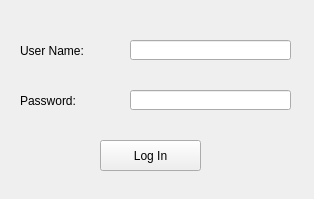
<?xml version="1.0" encoding="UTF-8"?>
<ui version="4.0">
 <class>login</class>
 <widget class="QWidget" name="login">
  <property name="geometry">
   <rect>
    <x>0</x>
    <y>0</y>
    <width>314</width>
    <height>199</height>
   </rect>
  </property>
  <property name="sizePolicy">
   <sizepolicy hsizetype="Fixed" vsizetype="Fixed">
    <horstretch>0</horstretch>
    <verstretch>0</verstretch>
   </sizepolicy>
  </property>
  <property name="windowTitle">
   <string>Login</string>
  </property>
  <widget class="QLineEdit" name="lineEditName">
   <property name="geometry">
    <rect>
     <x>130</x>
     <y>40</y>
     <width>161</width>
     <height>20</height>
    </rect>
   </property>
  </widget>
  <widget class="QPushButton" name="pushButton">
   <property name="geometry">
    <rect>
     <x>100</x>
     <y>140</y>
     <width>101</width>
     <height>31</height>
    </rect>
   </property>
   <property name="text">
    <string>Log In</string>
   </property>
  </widget>
  <widget class="QLineEdit" name="lineEditPwd">
   <property name="geometry">
    <rect>
     <x>130</x>
     <y>90</y>
     <width>161</width>
     <height>20</height>
    </rect>
   </property>
  </widget>
  <widget class="QLabel" name="label">
   <property name="geometry">
    <rect>
     <x>20</x>
     <y>40</y>
     <width>101</width>
     <height>21</height>
    </rect>
   </property>
   <property name="text">
    <string>User Name:</string>
   </property>
  </widget>
  <widget class="QLabel" name="label_2">
   <property name="geometry">
    <rect>
     <x>20</x>
     <y>90</y>
     <width>101</width>
     <height>21</height>
    </rect>
   </property>
   <property name="text">
    <string>Password:</string>
   </property>
  </widget>
 </widget>
 <resources/>
 <connections/>
</ui>
